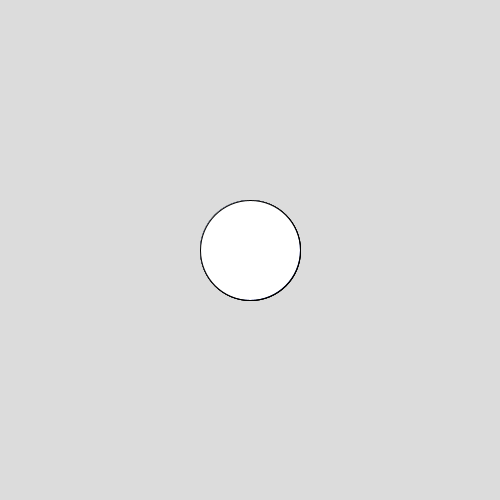
Frame 1 (no input)
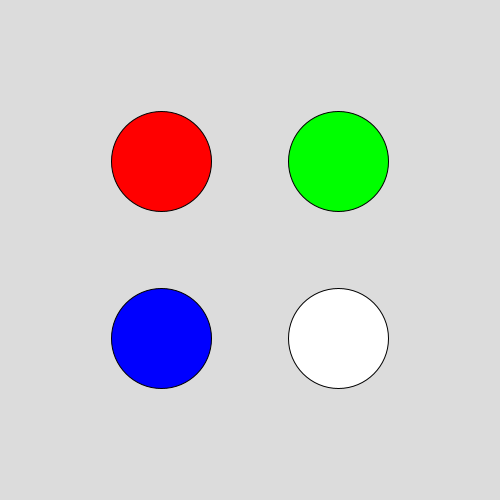
Frame 60 (the mouse pressed at the canvas centre just before this capture)
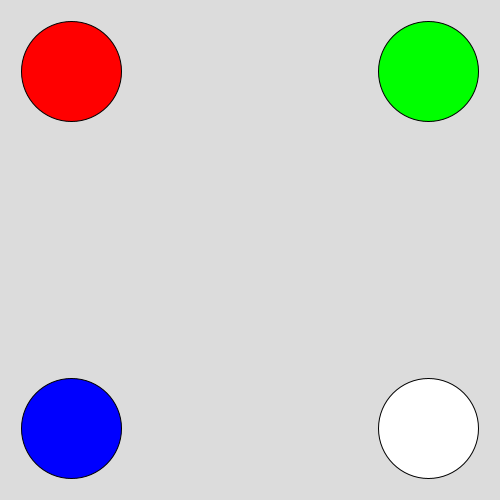
Frame 120 (the mouse held since frame 60 and released just before this capture)

The Processing sketch that drew these frames (run headless with seeded random() and noise(); from frame 60 on, the mouse is pressed at the canvas centre):

// Processing sketch: Colourful_Balls_into_corners
// ── Colourful_Balls_into_corners.pde
float x, y;
float x1, y1;
float x2, y2;
float x3, y3;

color c1, c2, c3, c4;
float speed = 1.5;

void setup(){
  size(500, 500);
  x = width/2;
  y = height/2;


  x1 = x2 = x3 = x;
  y1 = y2 = y3 = y;


  c1 = color(255, 0, 0);
  c2 = color(0, 255, 0);
  c3 = color(0, 0, 255);
  c4 = color(255, 255, 255);
}

void draw(){
  background(220); 

  fill(c1);
  ellipse(x, y, 100, 100);
  fill(c2);
  ellipse(x1, y1, 100, 100);
  fill(c3);
  ellipse(x2, y2, 100, 100);
  fill(c4);
  ellipse(x3, y3, 100, 100);


  x = x - speed;
  y = y - speed;
  x1 = x1 + speed;
  y1 = y1 - speed;
  x2 = x2 - speed;
  y2 = y2 + speed;
  x3 = x3 + speed;
  y3 = y3 + speed;
}
